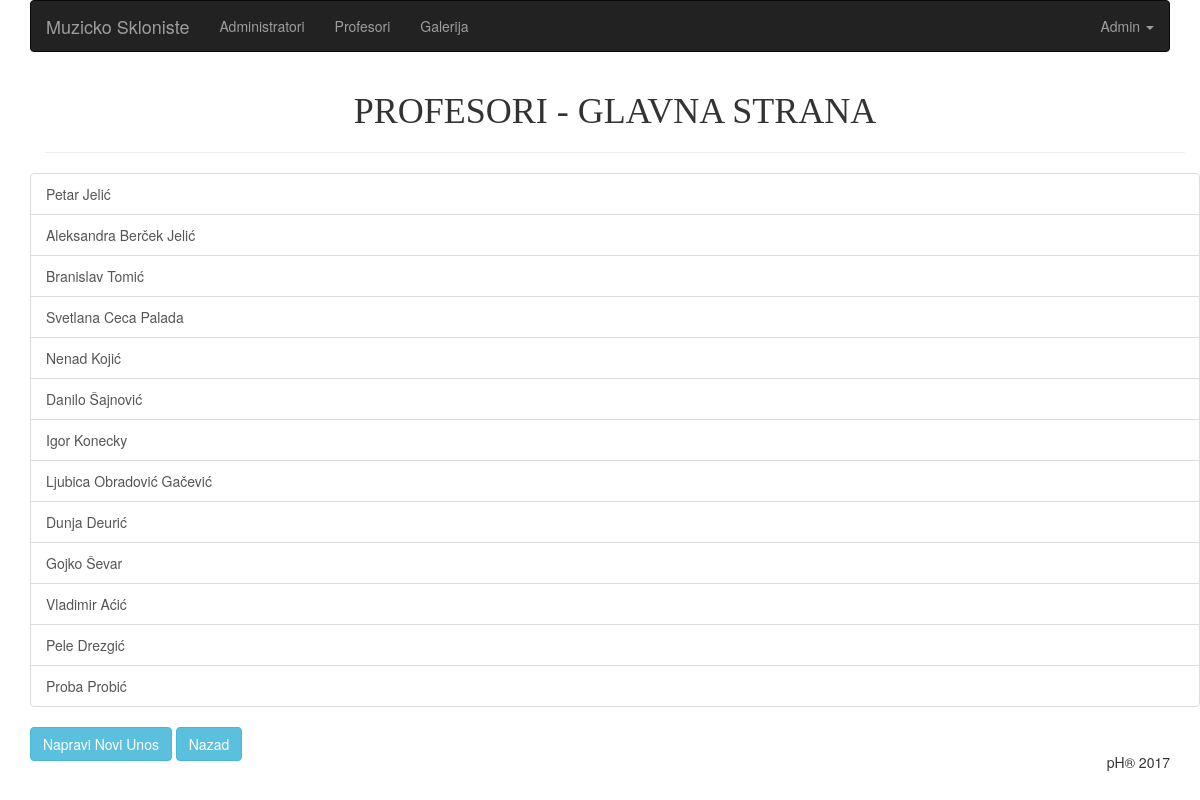
The app's page /php/views/profesori/index.php (signed in), older data.
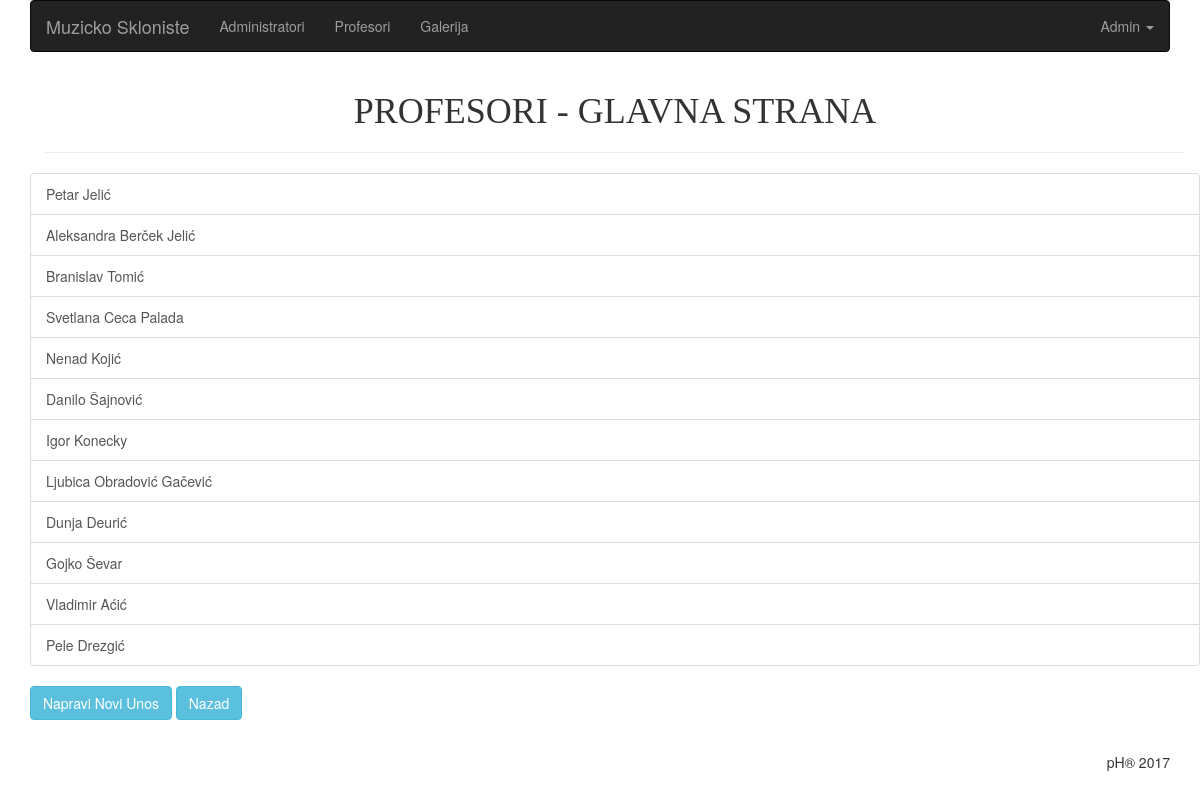
The same page, newer data.
### tables this page shows
CREATE TABLE profesori(id INTEGER PRIMARY KEY AUTOINCREMENT, name TEXT NOT NULL, surname TEXT NOT NULL, bio TEXT, instrument TEXT, img text(10));

### php/app/database/QueryBuilder.php (called while the page is built, shortened)
<?php
class QueryBuilder
{
	public function selectAll($table)
	{
		$db = new SQLite3('../../../skloniste.db');
		$stmt = $db->query('SELECT * FROM '.$table);
		while($result = $stmt->fetchArray(SQLITE3_ASSOC)):
			$r[] = $result;
		endwhile;
		return isset($r) ? $r : null;
	}
}

### php/views/profesori/index.php (the view)
<?php
	require 'prof.header.php';
	$query = $app['database'];
	$profesori = $query->selectAll('profesori');
?>
<section class="main">
	<div class="container">
		<h1 style="font-family: Impact; text-align: center;">Profesori - Glavna Strana</h1>
		<hr>
		<div class="row">
			<div class="list-group">
			<?php if (!isset($profesori)): ?>
			<?php else: ?>
			<?php foreach ($profesori as $p): ?>
				<a href="show.php?id=<?= $_POST['id'] = $p['id']; ?>" class="list-group-item"><?= $p['name']. ' ' . $p['surname']; ?></a>
			<?php endforeach; ?>
			<?php endif; ?>
			</div>
		</div>
		<div class="row">
			<a href="create.php" class="btn btn-info">Napravi Novi Unos</a>
			<a href="../admin.index.php" class="btn btn-info">Nazad</a>
		</div>
	</div>
</section>
<?php require '../admin.footer.php'; ?>

### php/views/profesori/prof.header.php (shortened to what this page needs)
<!DOCTYPE html>
<html>
<head>
<link rel="stylesheet" href="https://maxcdn.bootstrapcdn.com/bootstrap/3.3.7/css/bootstrap.min.css">
<link rel="stylesheet" href="../assets/css/admin.css">
</head>
<body>
<div class="container">
	<section class="header">
		<nav class="navbar navbar-inverse">
			<div class="container-fluid">
				<div class="navbar-header">
					<a class="navbar-brand" href="../../">Muzicko Skloniste</a>
				</div>
				<ul class="nav navbar-nav">
					<li><a href="../admin/">Administratori</a></li>
					<li><a href="">Profesori</a></li>
					<li><a href="../galerija/">Galerija</a></li>
				</ul>
				<ul class="nav navbar-nav navbar-right">
					<li class="dropdown">
						<a class="dropdown-toggle" data-toggle="dropdown" href="#">Admin
						<span class="caret"></span></a>
					</li>
				</ul>
			</div>
		</nav>
	</section>

### php/views/admin.footer.php
<section class="footer pull-right" style="margin-top: 80px;">
	pH&reg; <?= date('Y'); ?>
</section>
</div>
</body>
</html>

### php/views/assets/css/admin.css (style rules this page uses)
h1 { text-transform: uppercase; }
.main { height: 75vh; }

Row changes from the older to the newer data that the page shows:
removed profesori: name "Proba", surname "Probić"
